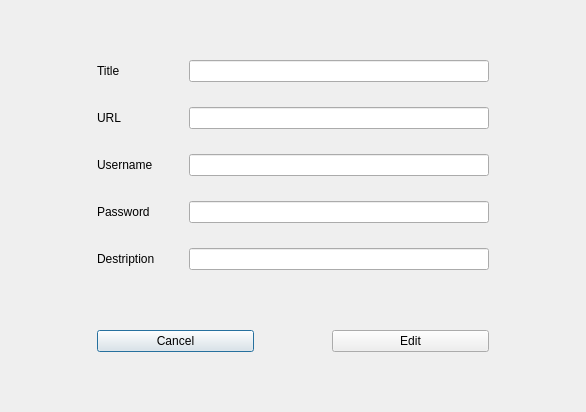
<?xml version="1.0" encoding="UTF-8"?>
<ui version="4.0">
 <class>EditEntry</class>
 <widget class="QDialog" name="EditEntry">
  <property name="geometry">
   <rect>
    <x>0</x>
    <y>0</y>
    <width>586</width>
    <height>412</height>
   </rect>
  </property>
  <property name="windowTitle">
   <string>Dialog</string>
  </property>
  <layout class="QGridLayout" name="gridLayout" rowminimumheight="0,0,0,0,0,0,0,0,0" columnminimumwidth="0,60,0,300,0">
   <property name="leftMargin">
    <number>25</number>
   </property>
   <property name="topMargin">
    <number>25</number>
   </property>
   <property name="rightMargin">
    <number>25</number>
   </property>
   <property name="bottomMargin">
    <number>25</number>
   </property>
   <property name="verticalSpacing">
    <number>25</number>
   </property>
   <item row="1" column="1">
    <widget class="QLabel" name="lbTitle">
     <property name="text">
      <string>Title</string>
     </property>
    </widget>
   </item>
   <item row="8" column="2">
    <spacer name="verticalSpacer">
     <property name="orientation">
      <enum>Qt::Vertical</enum>
     </property>
     <property name="sizeHint" stdset="0">
      <size>
       <width>20</width>
       <height>40</height>
      </size>
     </property>
    </spacer>
   </item>
   <item row="2" column="3">
    <widget class="QLineEdit" name="leUrl"/>
   </item>
   <item row="5" column="1" colspan="2">
    <widget class="QLabel" name="lbDestription">
     <property name="text">
      <string>Destription</string>
     </property>
    </widget>
   </item>
   <item row="5" column="3">
    <widget class="QLineEdit" name="leDescription"/>
   </item>
   <item row="2" column="1">
    <widget class="QLabel" name="lbUrl">
     <property name="text">
      <string>URL</string>
     </property>
    </widget>
   </item>
   <item row="3" column="1">
    <widget class="QLabel" name="lbUsername">
     <property name="text">
      <string>Username</string>
     </property>
    </widget>
   </item>
   <item row="1" column="3">
    <widget class="QLineEdit" name="leTitle"/>
   </item>
   <item row="0" column="3">
    <spacer name="verticalSpacer_2">
     <property name="orientation">
      <enum>Qt::Vertical</enum>
     </property>
     <property name="sizeHint" stdset="0">
      <size>
       <width>20</width>
       <height>40</height>
      </size>
     </property>
    </spacer>
   </item>
   <item row="5" column="0">
    <spacer name="horizontalSpacer_2">
     <property name="orientation">
      <enum>Qt::Horizontal</enum>
     </property>
     <property name="sizeHint" stdset="0">
      <size>
       <width>40</width>
       <height>20</height>
      </size>
     </property>
    </spacer>
   </item>
   <item row="3" column="3">
    <widget class="QLineEdit" name="leUsername"/>
   </item>
   <item row="4" column="3">
    <widget class="QLineEdit" name="lePassword"/>
   </item>
   <item row="7" column="4">
    <spacer name="horizontalSpacer_3">
     <property name="orientation">
      <enum>Qt::Horizontal</enum>
     </property>
     <property name="sizeHint" stdset="0">
      <size>
       <width>40</width>
       <height>20</height>
      </size>
     </property>
    </spacer>
   </item>
   <item row="4" column="1" colspan="2">
    <widget class="QLabel" name="lbPassword">
     <property name="text">
      <string>Password</string>
     </property>
    </widget>
   </item>
   <item row="6" column="2">
    <spacer name="verticalSpacer_3">
     <property name="orientation">
      <enum>Qt::Vertical</enum>
     </property>
     <property name="sizeHint" stdset="0">
      <size>
       <width>20</width>
       <height>40</height>
      </size>
     </property>
    </spacer>
   </item>
   <item row="7" column="1" colspan="3">
    <layout class="QHBoxLayout" name="horizontalLayout" stretch="30,15,30">
     <item>
      <widget class="QPushButton" name="pbCancel">
       <property name="cursor">
        <cursorShape>PointingHandCursor</cursorShape>
       </property>
       <property name="text">
        <string>Cancel</string>
       </property>
      </widget>
     </item>
     <item>
      <spacer name="horizontalSpacer">
       <property name="orientation">
        <enum>Qt::Horizontal</enum>
       </property>
       <property name="sizeHint" stdset="0">
        <size>
         <width>40</width>
         <height>20</height>
        </size>
       </property>
      </spacer>
     </item>
     <item>
      <widget class="QPushButton" name="pbProceed">
       <property name="cursor">
        <cursorShape>PointingHandCursor</cursorShape>
       </property>
       <property name="text">
        <string>Edit</string>
       </property>
      </widget>
     </item>
    </layout>
   </item>
  </layout>
 </widget>
 <resources/>
 <connections/>
</ui>
